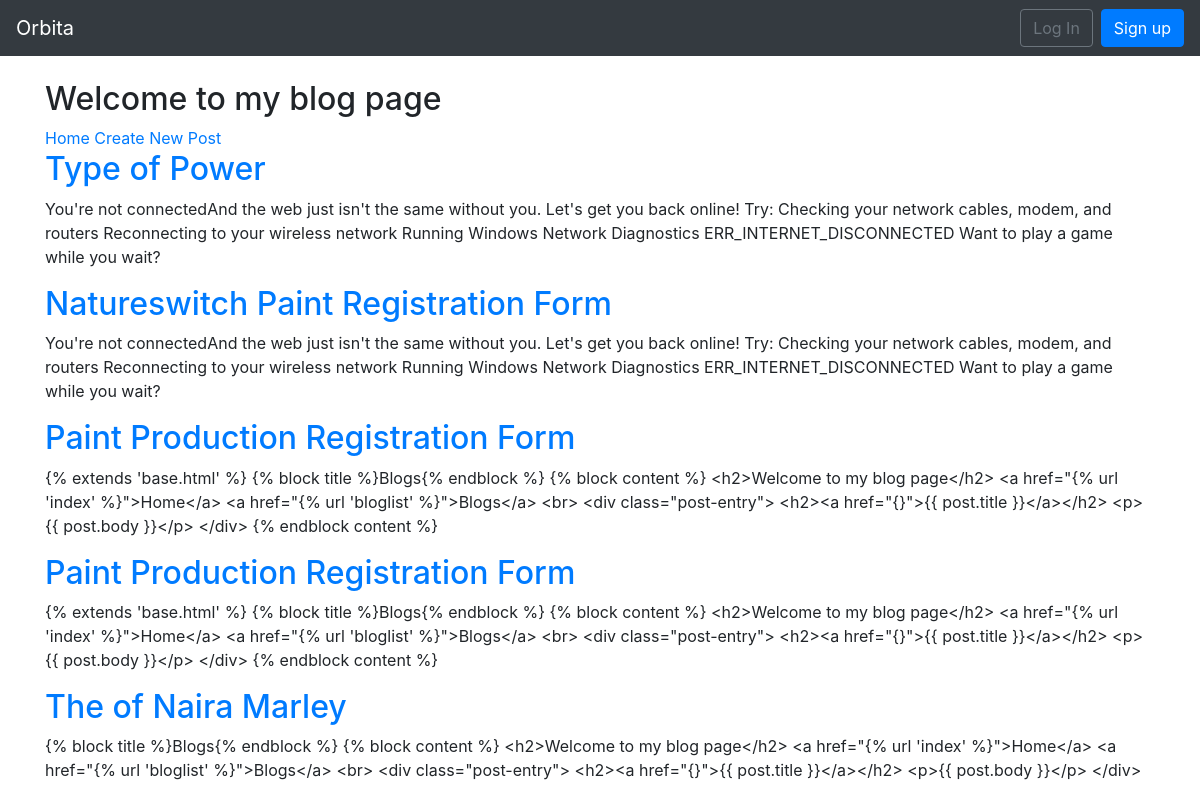
Screenshot of /blog/ with the database file from the repository.
### blog/models.py (models this page shows, shortened)
class Post(models.Model):
	author = models.ForeignKey(get_user_model(), on_delete=models.CASCADE, related_name='posts')
	title = models.CharField(max_length=200)
	body = models.TextField()
	created = models.DateTimeField(auto_now_add=True)
	updated = models.DateTimeField(auto_now=True)

### blog/views.py (the view)
# urls.py: path('', views.BlogListView.as_view(), name='post_list'),
class BlogListView(ListView):
	model = Post
	context_object_name = 'posts'
	template_name = 'blog/post_list.html'

### templates/blog/post_list.html (shortened to what this page needs)
{% extends 'base.html' %}
{% block content %}
<h2>Welcome to my blog page</h2>
<a href="{% url 'index' %}">Home</a>
<a href="{% url 'post_new' %}">Create New Post</a>
<br>
	{% for post in posts %}
		<div class="post-entry">
			<h2><a href="{% url 'post_detail' post.pk %}">{{ post.title }}</a></h2>
			<p>{{ post.body }}</p>
		</div>
	{% endfor %}
{% endblock content %}

### rows the page displays
Post: title "Type of Power", body "You're not connectedAnd the web just isn't the same without you. Let's get you back online! Try: Checking your network cables, modem, and routers Reconnecting to your wireless network Running Windows Network Diagnostics ERR_INTERNET_DISCONNECTED Want to play a game while you wait?"
Post: title "Natureswitch Paint Registration Form", body "You're not connectedAnd the web just isn't the same without you. Let's get you back online! Try: Checking your network cables, modem, and routers Reconnecting to your wireless network Running Windows Network Diagnostics ERR_INTERNET_DISCONNECTED Want to play a game while you wait?"
Post: title "Paint Production Registration Form", body "{% extends 'base.html' %} {% block title %}Blogs{% endblock %} {% block content %} <h2>Welcome to my blog page</h2> <a href=\"{% url 'index' %}\">Home</a> <a href=\"{% url 'bloglist' %}\">Blogs</a> <br> <div class=\"post-entry\"> <h2><a href=\"{}\">{{ post.title }}</a></h2> <p>{{ post.body }}</p> </div> {% endblock content %}"
Post: title "Paint Production Registration Form", body "{% extends 'base.html' %} {% block title %}Blogs{% endblock %} {% block content %} <h2>Welcome to my blog page</h2> <a href=\"{% url 'index' %}\">Home</a> <a href=\"{% url 'bloglist' %}\">Blogs</a> <br> <div class=\"post-entry\"> <h2><a href=\"{}\">{{ post.title }}</a></h2> <p>{{ post.body }}</p> </div> {% endblock content %}"
Post: title "The of Naira Marley", body "{% block title %}Blogs{% endblock %} {% block content %} <h2>Welcome to my blog page</h2> <a href=\"{% url 'index' %}\">Home</a> <a href=\"{% url 'bloglist' %}\">Blogs</a> <br> <div class=\"post-entry\"> <h2><a href=\"{}\">{{ post.title }}</a></h2> <p>{{ post.body }}</p> </div>"
